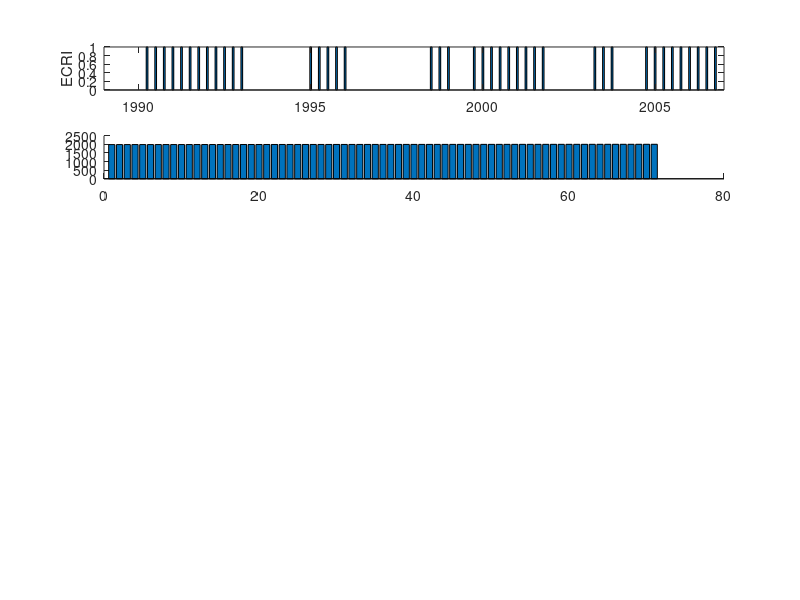

Write the MATLAB code that produced this figure. (Note: this script raises an error after producing the figure.)
load dating0802
sn=6;

figure(gcf+1)
subplot(sn,1,1)
bar(cal_dat,ecri,0.2)
ylabel('ECRI')
axis([cal_dat(1)-0.25 cal_dat(end)+0.25 0 1])
subplot(sn,1,2)
bar(cal_dat,pds,0.2)
ylabel('PDS')
axis([cal_dat(1)-0.25 cal_dat(end)+0.25 0 1])
subplot(sn,1,3)
bar(cal_dat,itl,0.2)
axis([cal_dat(1)-0.25 cal_dat(end)+0.25 0 1])
ylabel('ITL')
subplot(sn,1,4)
bar(cal_dat,pp,0.2)
ylabel('PP')
axis([cal_dat(1)-0.25 cal_dat(end)+0.25 0 1])
subplot(sn,1,5)
bar(cal_dat,bds,0.2)
ylabel('BDS')
axis([cal_dat(1)-0.25 cal_dat(end)+0.25 0 1])
subplot(sn,1,6)
bar(cal_dat,uni,0.2)
ylabel('UNI')
axis([cal_dat(1)-0.25 cal_dat(end)+0.25 0 1])




